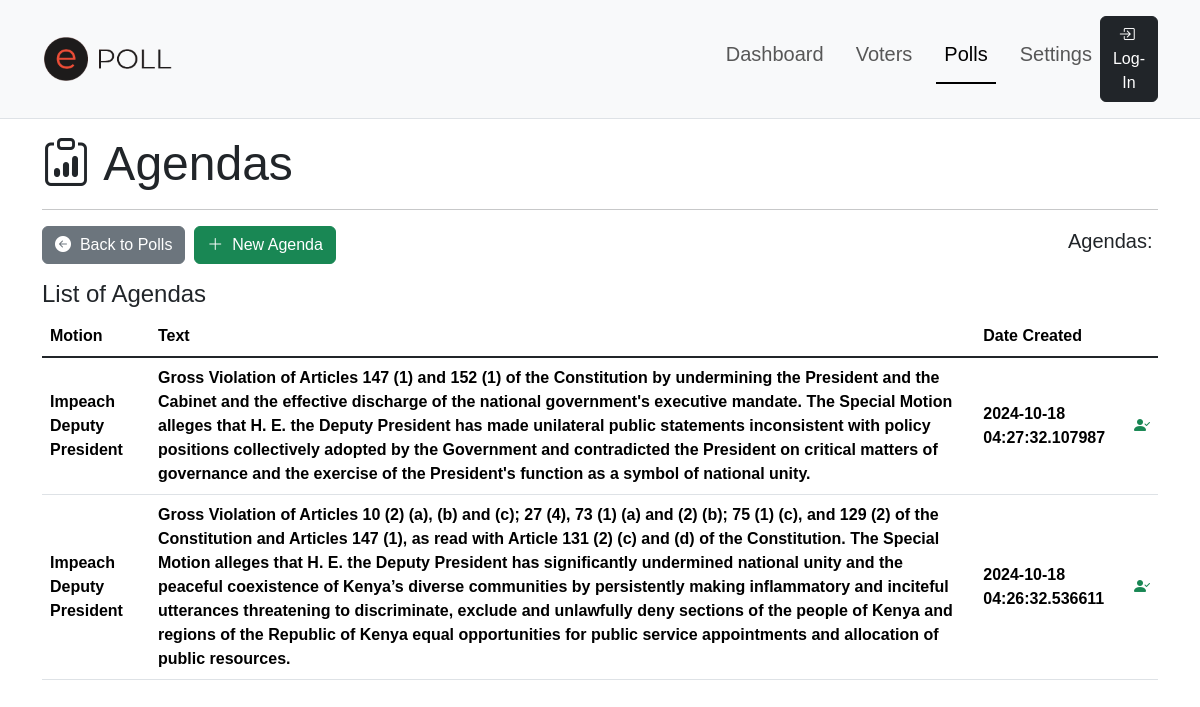
Before: /poll/agendas/ with the older database file.
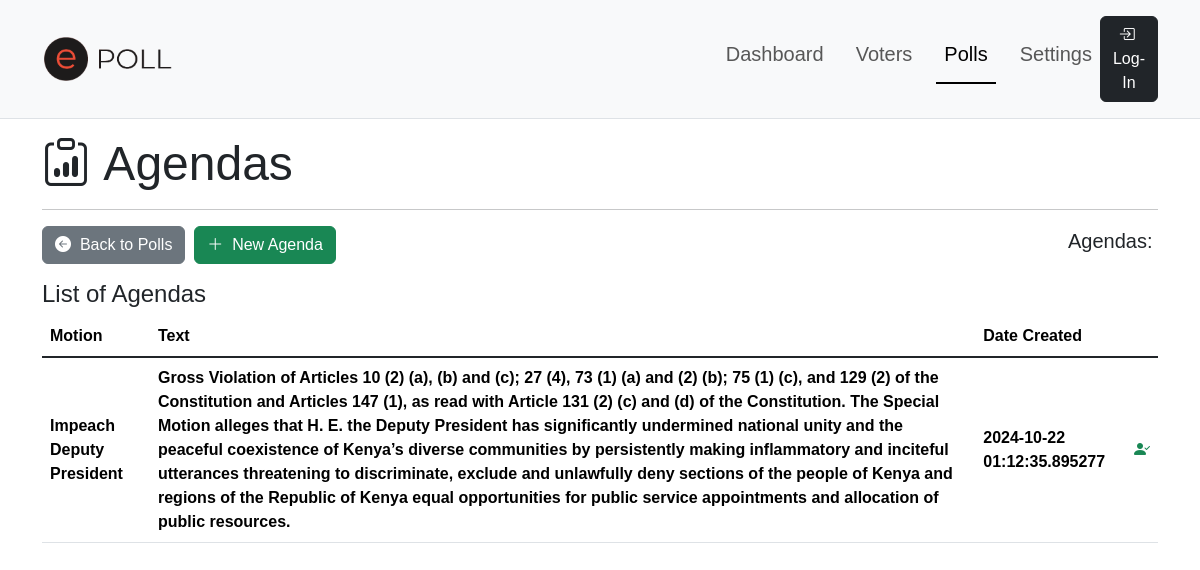
After: the same page with the newer database file.
### app/models.py (models this page shows)
class Agenda(db.Model):
    __tablename__ = "agenda"
    id = db.Column(db.Integer, primary_key=True, autoincrement=True)
    motion_id = db.Column(db.Integer, db.ForeignKey('motion.id', name='fk_motion_id'), nullable=False)
    text = db.Column(db.Text, nullable=False)
    created_at = db.Column(db.DateTime, nullable=False)
    updated_at = db.Column(db.DateTime(timezone=True), onupdate=db.func.now())
    agendavotes = db.relationship('AgendaVote', backref='agenda', lazy=True)

class Motion(db.Model):
    __tablename__ = "motion"
    id = db.Column(db.Integer, primary_key=True, autoincrement=True)
    category_id = db.Column(db.Integer, db.ForeignKey('categories.id', name='fk_category_id'), nullable=False)
    name = db.Column(db.String(100), nullable=False)
    text = db.Column(db.String(500), nullable=False)
    final_vote = db.Column(db.Enum(FinalVote), nullable=False, default=FinalVote.NO_VOTES)
    status = db.Column(db.Enum(MotionStatus), nullable=False, default=MotionStatus.DRAFT)
    created_at = db.Column(db.DateTime, nullable=False)
    updated_at = db.Column(db.DateTime(timezone=True), onupdate=db.func.now())
    motionvotes = db.relationship('MotionVote', backref='motion', lazy=True)
    agendas = db.relationship('Agenda', backref='motion', lazy=True)

### app/poll.py (the view)
@pbp.route('/agendas/')
def agendas():
    count_agenda = Agenda.query.count()
    page = request.args.get('page', 1, type=int)
    page_size = request.args.get('page_size', 20, type=int)  # Get page size from query params or default to 20
    agendalist = Agenda.query.order_by(Agenda.created_at.desc()).paginate(page=page, per_page=page_size)
    if not agendalist.items:
        flash('No agenda records added yet!', 'info')
    return render_template('admin/poll/agenda/list.html', title='Agendas', count_agenda=count_agenda, agendalist=agendalist, POLLS=True)

### app/templates/admin/poll/agenda/list.html (shortened to what this page needs)
{% extends "shared/adminlayout.html" %}
{% block content %}
<div class="container">
    <h3 class="display-5"><i class="bi bi-clipboard-data"></i>&nbsp;{{title}}</h3>
    <hr>
    <div class="row align-content-center mb-3">
        <div class="col text-start">
            <a href="{{ url_for('poll.index') }}" class="btn btn-secondary"><i class="bi bi-arrow-left-circle-fill"></i>&nbsp; Back to Polls</a>&nbsp;
            <a href="{{ url_for('poll.new_agenda') }}" class="btn btn-success"><i class="bi bi-plus-lg"></i>&nbsp; New Agenda</a>
        </div>
        <div class="col text-end align-content-center">
            <h5>Agendas:&nbsp;<strong class="fst-italic">{{count_motion}}</strong></h4>
        </div>
    </div>
    <h4>List of {{title}}</h4>
    <div class="table-responsive">
        <table class="table table-hover align-content-center">
            <thead>
                <tr class="align-middle">
                    <th scope="col">Motion</th>
                    <th scope="col">Text</th>
                    <th scope="col">Date Created</th>
                    <th scope="col"></th>
                </tr>
            </thead>
            <tbody class="table-group-divider align-content-center">
                {% for agenda in agendalist %}
                    <tr class="clickable-row align-middle" data-href="#">
                        <th scope="row">{{agenda.motion.name}}</th>
                        <th scope="row">{{agenda.text}}</th>
                        <th scope="row">{{agenda.created_at}}</th>
                        <td scope="row">
                            <a href="{{ url_for('poll.new_agendavote', id=agenda.id) }}"><i class="bi bi-person-check-fill text-success"></i></a>
                        </td>
                    </tr>
                {% endfor %}
            </tbody>
        </table>
    </div>
</div>
{% endblock %}

Changed rows visible on the page:
removed Agenda: motion.name "Impeach Deputy President", text "Gross Violation of Articles 147 (1) and 152 (1) of the Constitution by undermining the President and the Cabinet and the effective discharge of the national government's executive mandate. The Special Motion alleges that H. E. the Deputy President has made unilateral public statements inconsistent with policy positions collectively adopted by the Government and contradicted the President on critical matters of governance and the exercise of the President's function as a symbol of national unity.", created_at "2024-10-18 04:27:32.107987"
changed Agenda "Impeach Deputy President": created_at "2024-10-18 04:26:32.536611" → "2024-10-22 01:12:35.895277"
